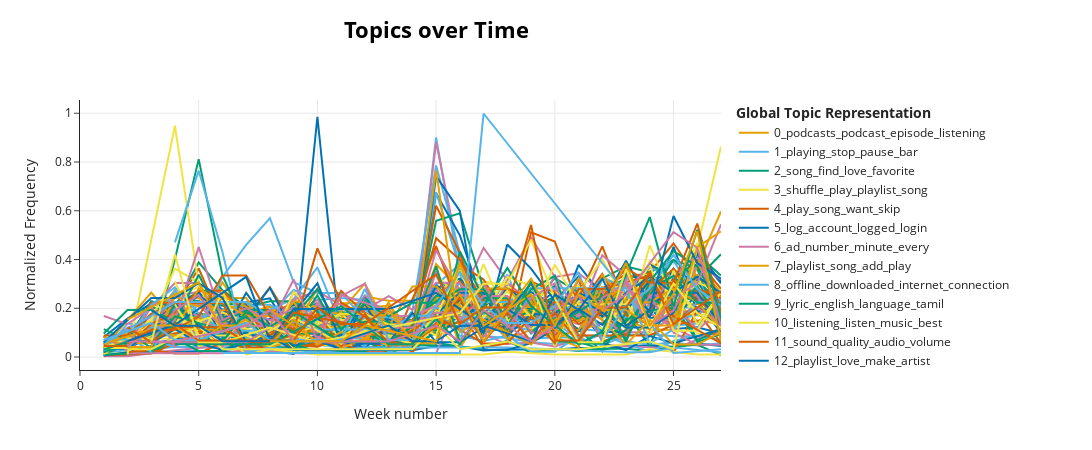

Notebook source saved alongside this figure:
### Code cell
fig = model.visualize_topics_over_time(topics_over_time, top_n_topics=100, normalize_frequency=True)
fig.update_layout(xaxis_title="Week number")
fig.update_xaxes(range=[0, 27])
fig.show()
